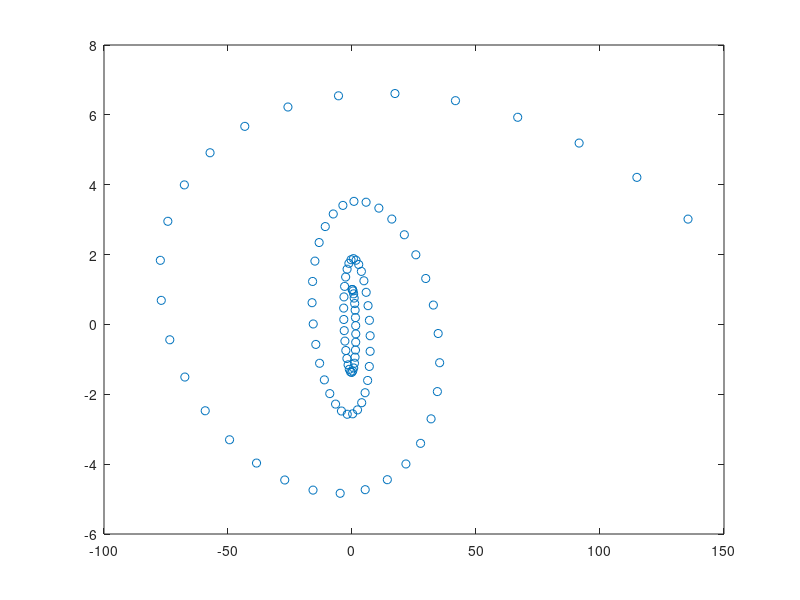
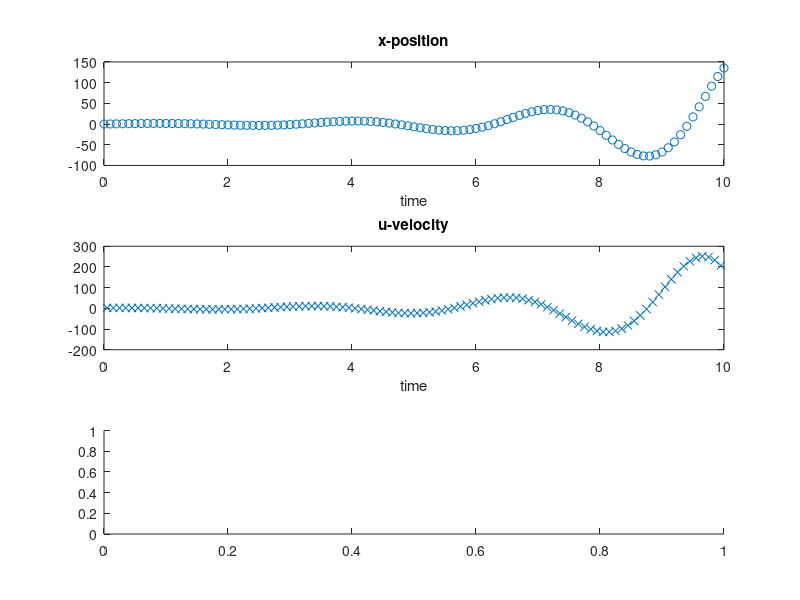

The MATLAB source for these figures, in order: (Note: this script raises an error after producing the figures.)
%section week 1 work
%hypothetical drifters

%time domain
dt = 0.1;
t = [0:dt:10];

%position
x = exp(t./2).*sin(2*t);
y = exp(t./5).*cos(2*t);

%plot position
figure(1)
plot(x,y,'o')


%calculate velocity
%u-velocity = dx/dt
nx = length(x);
dx = x(2:nx)-x(1:nx-1);
u = dx./dt;
tmid = .5*(t(2:nx) + t(1:nx-1));

%v-velocity = dy/dt
ny = length(y);
dy = y(2:ny)-x(1:ny-1);
v = dy./dt;

%plot x-position and velocity
figure(2)
subplot(3,1,1)
plot(t,x,'o')
title('x-position')
xlabel('time')
subplot(3,1,2)
plot(tmid,u,'x')
title('u-velocity')
xlabel('time')
subplot(3,1,3)
plot(ta,xa,'o')
title('u-acceleration')
xlabel('time')

%plot y-position and velocity
figure(3)
subplot(3,1,1)
plot(t,y,'o')
title('y-position')
xlabel('time')
subplot(3,1,2)
plot(tmid,v,'o')
title('v-velocity')
xlabel('time')
subplot(3,1,3)
plot(ta,ya,'o')
title('v-acceleration')
xlabel('time')

%calculate and plot acceleration
%x-acceleration
d2x = dx(2:nx-1)-dx(1:nx-2)
ta = t(2:nx-1)
xa = d2x./ta

%y-acceleration
d2y = dy(2:nx-1)-dy(1:nx-2)
ya = d2y./ta
